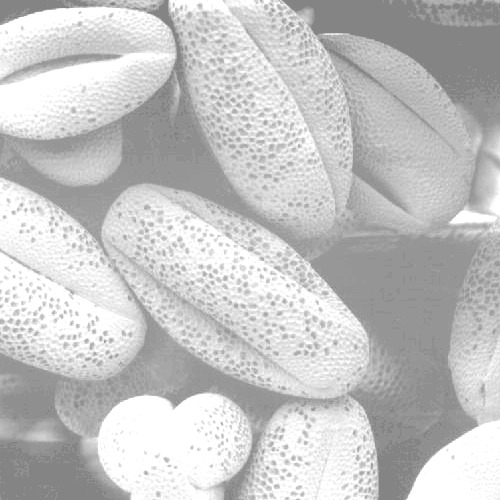
#> input picture semana 11/imagens/Fig0320(1)(top_left).png, 500 x 500 px, found by its file name; the run also reads 1 picture not shown here
$ python Q1.py
#> lines starting #> are read from the running program, lines starting #| are printed output that depends on the picture
import cv2
import numpy as np
from matplotlib import pyplot as plt

def generate_histogram(img:np.ndarray):
	hist,bins = np.histogram(img.flatten(),256,[0,256])

	plt.hist(img.flatten(),256,[0,256], color = 'r')
	plt.xlim([0,256])
	plt.show()

	return hist

img = cv2.imread(r'C:\Users\David\Desktop\imagens\Fig0320(1)(top_left).png', cv2.IMREAD_GRAYSCALE)
#> img is the input picture: shape (500, 500); min 132, max 255, mean 196.4
generate_histogram(img)
#> in generate_histogram, `hist,bins = np.histogram(img.flatten(),256,[0,256])`: hist = 256 values, max 28659 at index 255, min 0 at index 0, mean 976.6; bins = 257 values from 0 to 256
cv2.imshow("Antes",img)
cv2.waitKey()

img = cv2.equalizeHist(img)
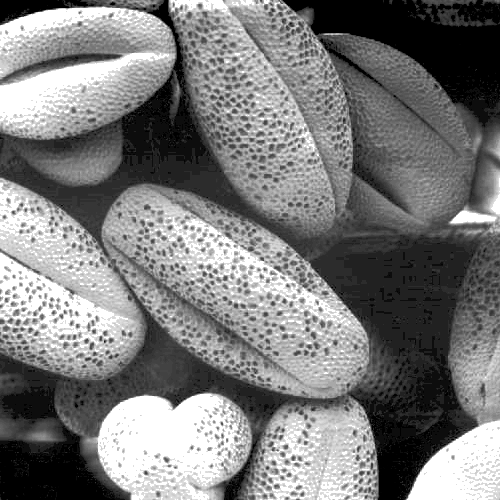
#> img: shape (500, 500); min 0, max 255, mean 123.2
generate_histogram(img)
cv2.imshow("Depois",img)
cv2.waitKey()

img = cv2.imread(r'C:\Users\David\Desktop\imagens\Fig0320(2)(2nd_from_top).png', cv2.IMREAD_GRAYSCALE)
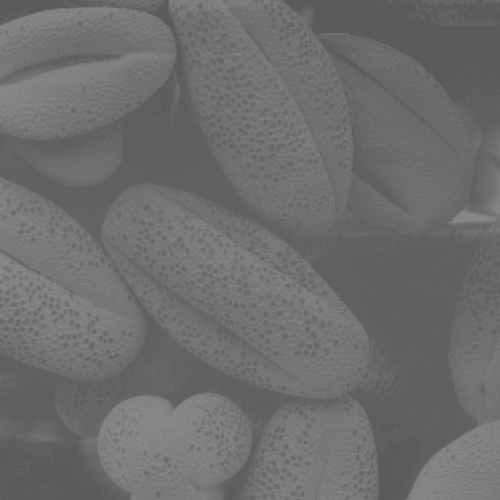
#> input picture semana 11/imagens/Fig0320(2)(2nd_from_top).png, 500 x 500 px, found by its file name
#> img is the input picture: shape (500, 500); min 91, max 138, mean 109.1
generate_histogram(img)
cv2.imshow("Antes",img)
cv2.waitKey()

img = cv2.equalizeHist(img)
generate_histogram(img)
cv2.imshow("Depois",img)
cv2.waitKey()

img = cv2.imread(r'C:\Users\David\Desktop\imagens\Fig0320(3)(third_from_top).png', cv2.IMREAD_GRAYSCALE)
generate_histogram(img)
cv2.imshow("Antes",img)
cv2.waitKey()

img = cv2.equalizeHist(img)
generate_histogram(img)
cv2.imshow("Depois",img)
cv2.waitKey()

img = cv2.imread(r'C:\Users\David\Desktop\imagens\Fig0320(4)(bottom_left).png', cv2.IMREAD_GRAYSCALE)
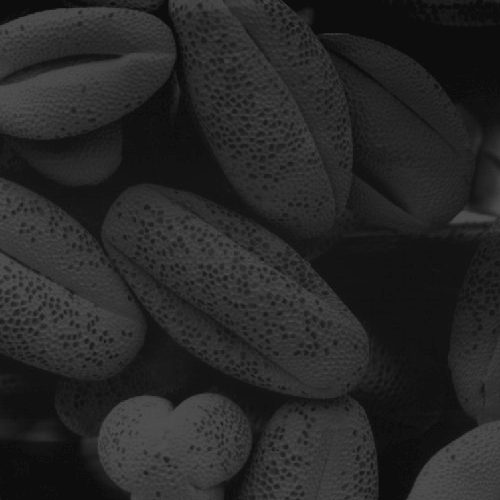
#> input picture semana 11/imagens/Fig0320(4)(bottom_left).png, 500 x 500 px, found by its file name
#> img is the input picture: shape (500, 500); min 13, max 83, mean 38.7
generate_histogram(img)
cv2.imshow("Antes",img)
cv2.waitKey()

img = cv2.equalizeHist(img)
generate_histogram(img)
cv2.imshow("Depois",img)
cv2.waitKey()

img = cv2.imread(r'C:\Users\David\Desktop\imagens\Fig0323(a)(mars_moon_phobos).png', cv2.IMREAD_GRAYSCALE)
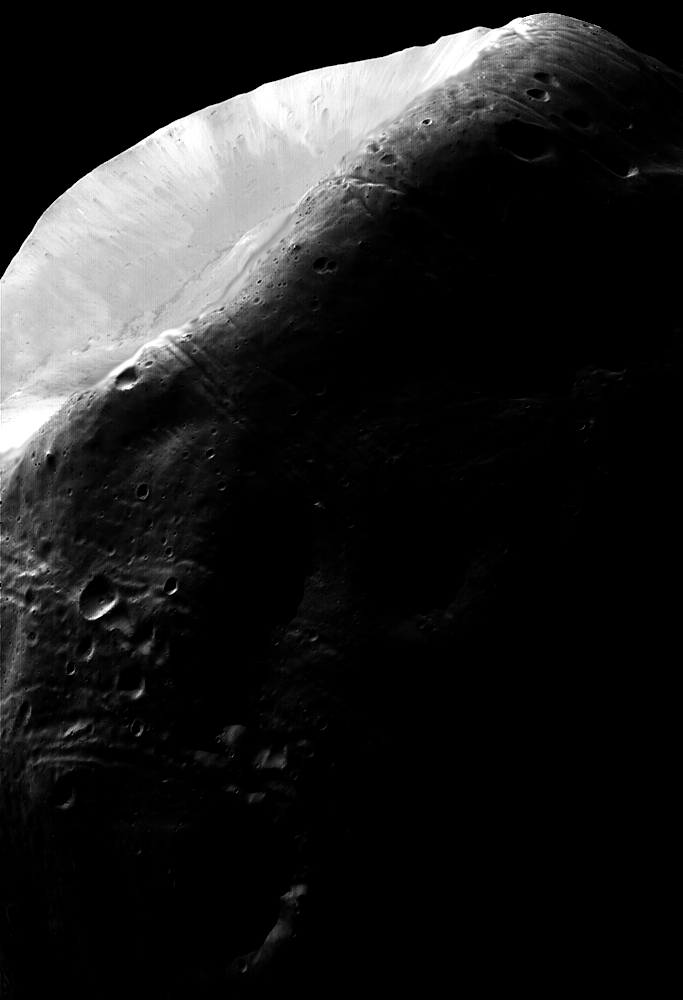
#> input picture semana 11/imagens/Fig0323(a)(mars_moon_phobos).png, 683 x 1000 px, found by its file name
#> img is the input picture: shape (1000, 683); min 0, max 255, mean 31.7
generate_histogram(img)
cv2.imshow("Antes",img)
cv2.waitKey()

img = cv2.equalizeHist(img)
generate_histogram(img)
cv2.imshow("Depois",img)
cv2.waitKey()

img = cv2.imread(r'C:\Users\David\Desktop\imagens\Fig0309(a)(washed_out_aerial_image).png', cv2.IMREAD_GRAYSCALE)
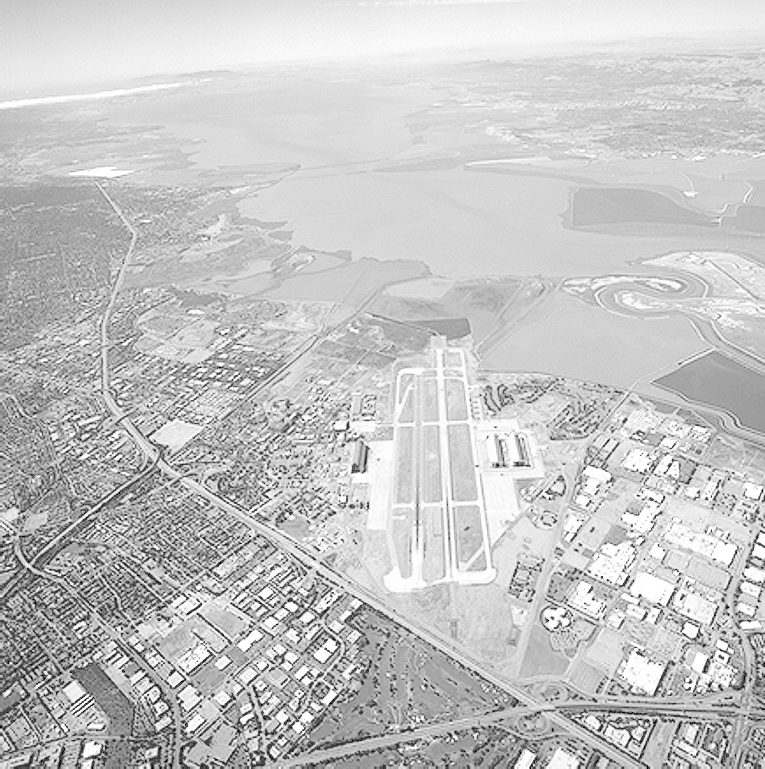
#> input picture semana 11/imagens/Fig0309(a)(washed_out_aerial_image).png, 765 x 769 px, found by its file name
#> img is the input picture: shape (769, 765); min 0, max 255, mean 197.1
generate_histogram(img)
cv2.imshow("Antes",img)
cv2.waitKey()

img = cv2.equalizeHist(img)
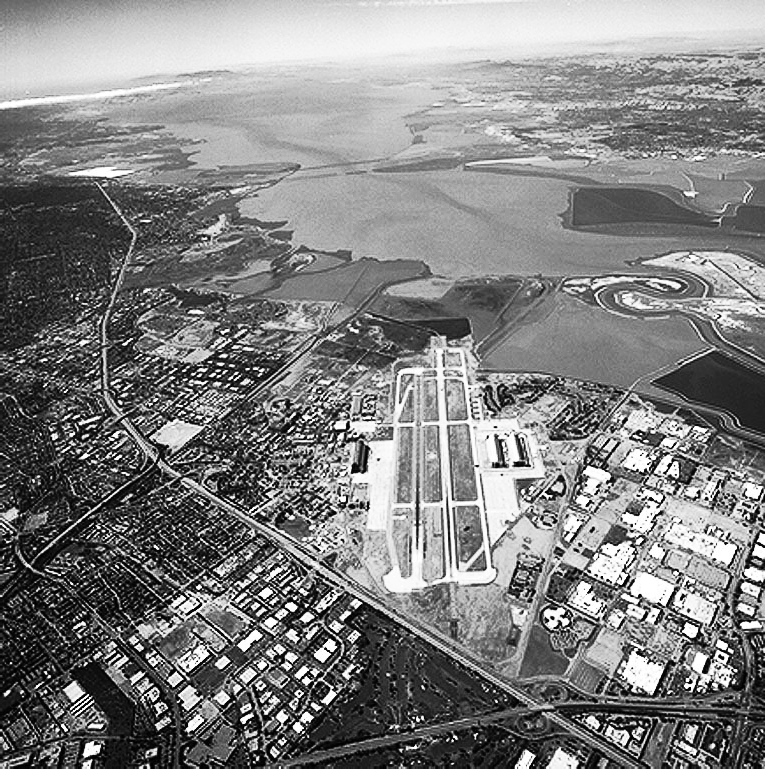
#> img: shape (769, 765); min 0, max 255, mean 128.7
generate_histogram(img)
#> in generate_histogram (call 12), `hist,bins = np.histogram(img.flatten(),256,[0,256])`: hist = 256 values, max 15137 at index 154, min 0 at index 2, mean 2298
#> in generate_histogram (call 12), `plt.show()`:
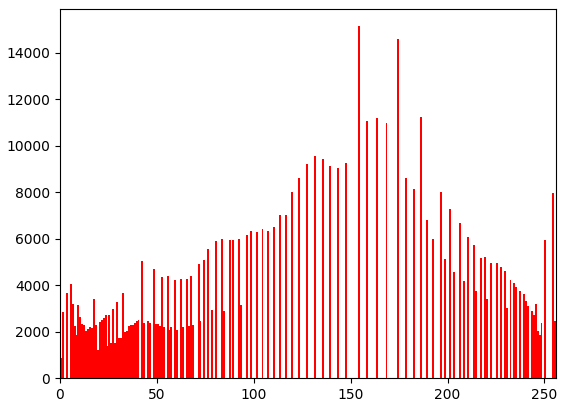
#> figure drawn by matplotlib, 1 panel; tallest bar 15137 high, from x = 154 to 155
cv2.imshow("Depois",img)
cv2.waitKey()

img = cv2.imread(r'C:\Users\David\Desktop\imagens\Fig0308(a)(fractured_spine).png', cv2.IMREAD_GRAYSCALE)
#> (the run stopped early here; a loop or call above may not have finished)
